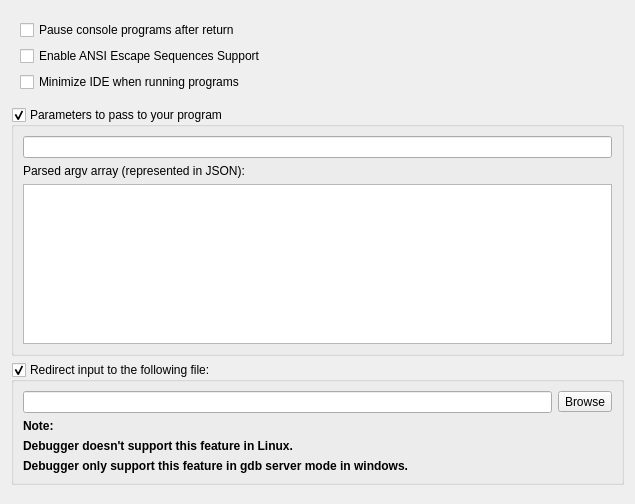
<?xml version="1.0" encoding="UTF-8"?>
<ui version="4.0">
 <class>ExecutorGeneralWidget</class>
 <widget class="QWidget" name="ExecutorGeneralWidget">
  <property name="geometry">
   <rect>
    <x>0</x>
    <y>0</y>
    <width>635</width>
    <height>504</height>
   </rect>
  </property>
  <property name="windowTitle">
   <string>Form</string>
  </property>
  <layout class="QGridLayout" name="gridLayout">
   <item row="0" column="0">
    <widget class="QWidget" name="widget" native="true">
     <layout class="QVBoxLayout" name="verticalLayout">
      <item>
       <widget class="QCheckBox" name="chkPauseConsole">
        <property name="text">
         <string>Pause console programs after return</string>
        </property>
       </widget>
      </item>
      <item>
       <widget class="QCheckBox" name="chkVTSeq">
        <property name="text">
         <string>Enable ANSI Escape Sequences Support</string>
        </property>
       </widget>
      </item>
      <item>
       <widget class="QCheckBox" name="chkMinimizeOnRun">
        <property name="text">
         <string>Minimize IDE when running programs</string>
        </property>
       </widget>
      </item>
     </layout>
    </widget>
   </item>
   <item row="0" column="1">
    <spacer name="horizontalSpacer">
     <property name="orientation">
      <enum>Qt::Horizontal</enum>
     </property>
     <property name="sizeHint" stdset="0">
      <size>
       <width>40</width>
       <height>20</height>
      </size>
     </property>
    </spacer>
   </item>
   <item row="1" column="0" colspan="2">
    <widget class="QGroupBox" name="grpExecuteParameters">
     <property name="title">
      <string>Parameters to pass to your program</string>
     </property>
     <property name="checkable">
      <bool>true</bool>
     </property>
     <layout class="QVBoxLayout" name="verticalLayout_2">
      <item>
       <widget class="QLineEdit" name="txtExecuteParamaters"/>
      </item>
      <item>
       <widget class="QLabel" name="labelParseArgsInJson">
        <property name="text">
         <string>Parsed argv array (represented in JSON):</string>
        </property>
       </widget>
      </item>
      <item>
       <widget class="QTextBrowser" name="txtParsedArgsInJson"/>
      </item>
     </layout>
    </widget>
   </item>
   <item row="2" column="0" colspan="2">
    <widget class="QGroupBox" name="grpRedirectInput">
     <property name="title">
      <string>Redirect input to the following file:</string>
     </property>
     <property name="checkable">
      <bool>true</bool>
     </property>
     <layout class="QGridLayout" name="gridLayout_2">
      <item row="2" column="1">
       <widget class="QLabel" name="label_3">
        <property name="font">
         <font>
          <bold>true</bold>
         </font>
        </property>
        <property name="text">
         <string>Debugger doesn't support this feature in Linux.</string>
        </property>
       </widget>
      </item>
      <item row="1" column="1">
       <widget class="QLabel" name="label_2">
        <property name="font">
         <font>
          <bold>true</bold>
         </font>
        </property>
        <property name="text">
         <string>Note: </string>
        </property>
       </widget>
      </item>
      <item row="3" column="1">
       <widget class="QLabel" name="label_4">
        <property name="font">
         <font>
          <bold>true</bold>
         </font>
        </property>
        <property name="text">
         <string>Debugger only support this feature in gdb server mode in windows.</string>
        </property>
       </widget>
      </item>
      <item row="0" column="2">
       <widget class="QToolButton" name="btnBrowse">
        <property name="toolTip">
         <string>Browse</string>
        </property>
        <property name="text">
         <string>Browse</string>
        </property>
       </widget>
      </item>
      <item row="0" column="1">
       <widget class="QLineEdit" name="txtRedirectInputFile"/>
      </item>
     </layout>
    </widget>
   </item>
   <item row="3" column="0" colspan="2">
    <spacer name="verticalSpacer">
     <property name="orientation">
      <enum>Qt::Vertical</enum>
     </property>
     <property name="sizeHint" stdset="0">
      <size>
       <width>20</width>
       <height>40</height>
      </size>
     </property>
    </spacer>
   </item>
  </layout>
 </widget>
 <tabstops>
  <tabstop>chkPauseConsole</tabstop>
  <tabstop>chkVTSeq</tabstop>
  <tabstop>chkMinimizeOnRun</tabstop>
  <tabstop>grpExecuteParameters</tabstop>
  <tabstop>txtExecuteParamaters</tabstop>
  <tabstop>txtParsedArgsInJson</tabstop>
  <tabstop>grpRedirectInput</tabstop>
  <tabstop>txtRedirectInputFile</tabstop>
  <tabstop>btnBrowse</tabstop>
 </tabstops>
 <resources/>
 <connections/>
</ui>
